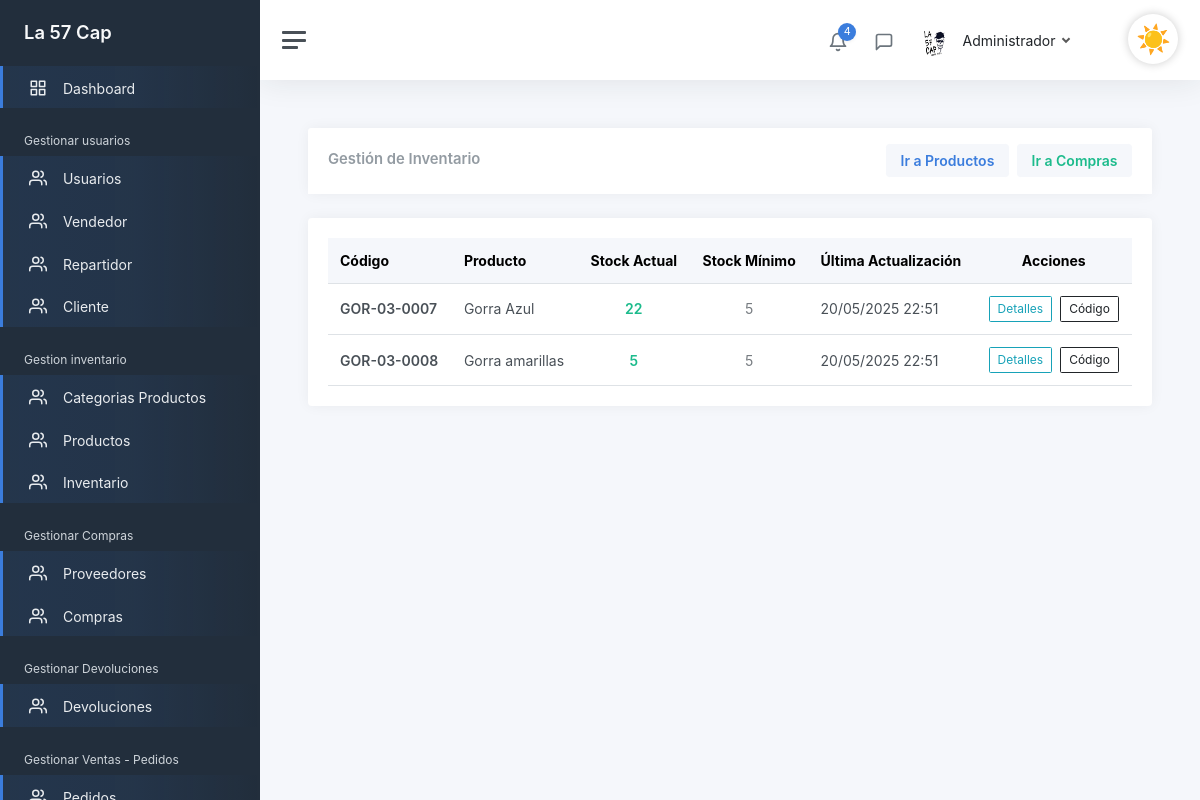
The page /admin/InventarioGeneral (signed in) on the database as committed earlier.
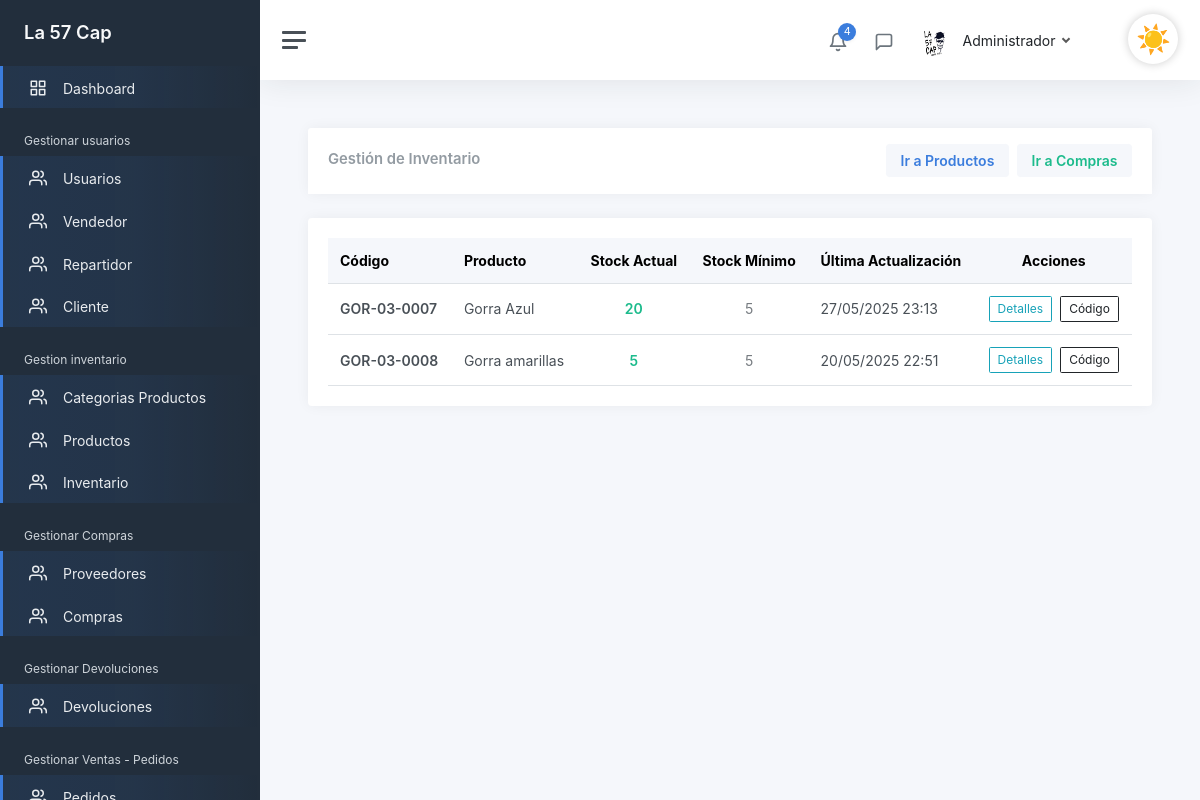
The same page on the database as committed later.
### tables this page shows
CREATE TABLE `inventario`  (
  `idInventario` int(0) NOT NULL AUTO_INCREMENT,
  `cantidad_actual` int(0) NOT NULL,
  `cantidad_minima` int(0) NOT NULL,
  `fecha_actualizacion` datetime(0) NULL DEFAULT NULL,
  `producto_idproducto` int(0) NOT NULL,
  PRIMARY KEY (`idInventario`) USING BTREE,
  INDEX `fk_Inventario_producto1_idx`(`producto_idproducto`) USING BTREE,
  CONSTRAINT `fk_Inventario_producto1` FOREIGN KEY (`producto_idproducto`) REFERENCES `producto` (`idproducto`) ON DELETE RESTRICT ON UPDATE RESTRICT
);

CREATE TABLE `producto`  (
  `idproducto` int(0) NOT NULL AUTO_INCREMENT,
  `id_categoria` int(0) NOT NULL,
  `codigo_producto` varchar(45) NOT NULL,
  `nombre_producto` varchar(45) NOT NULL,
  `descripcion` varchar(200) NOT NULL,
  `precio` decimal(10, 2) NOT NULL,
  `eliminado` tinyint(0) NULL DEFAULT 0,
  `Foto` varchar(150) NULL DEFAULT NULL,
  PRIMARY KEY (`idproducto`) USING BTREE,
  INDEX `producto_categoria_idx`(`id_categoria`) USING BTREE,
  CONSTRAINT `producto_categoria` FOREIGN KEY (`id_categoria`) REFERENCES `categoria_producto` (`idcategoria_producto`) ON DELETE RESTRICT ON UPDATE RESTRICT
);

### controllers/InventarioController.php (called while the page is built, shortened)
<?php
class InventarioController
{
    public static function GestionarInventario(Router $router)
    {
        $registros = Inventario::obtenerTodoConProducto();
        $router->renderAdmin('Admin/inventario/GestionarInventario', [
            'titulo' => 'Inventario General',
            'registros' => $registros
        ]);
    }
}

### public/index.php (called while the page is built, shortened)
<?php
$router = new Router();
$router->get('/login', [LoginController::class, 'login']);
$router->post('/login', [LoginController::class, 'login']);
$router->get('/logout', [LoginController::class, 'logout']);
$router->get('/olvide-cuenta', [UsuarioController::class, 'olvide']);
$router->post('/olvide-cuenta', [UsuarioController::class, 'olvide']);
$router->get('/recuperar-cuenta', [UsuarioController::class, 'recuperar']);
$router->post('/recuperar-cuenta', [UsuarioController::class, 'recuperar']);
$router->get('/confirmar-cuenta', [UsuarioController::class, 'confirmarCuenta']);
$router->post('/confirmar-cuenta', [UsuarioController::class, 'confirmarCuenta']);
$router->get('/crear-cuenta', [RegistroController::class, 'crearCuenta']);
$router->post('/crear-cuenta', [RegistroController::class, 'crearCuenta']);
$router->get('/mensaje-confirmacion', [RegistroController::class, 'mensajeConfirmacion']);
$router->get('/reenviar-confirmacion', [RegistroController::class, 'reenviarConfirmacion']);
$router->post('/reenviar-confirmacion', [RegistroController::class, 'reenviarConfirmacion']);
$router->get('/', [LandingController::class, 'index']);
$router->get('/cliente/pedidos', [ClientePanelController::class, 'pedidos']);
$router->get('/cliente/devolucion', [ClienteController::class, 'solicitarDevolucion']);
$router->post('/cliente/devolucion', [ClienteController::class, 'registrarDevolucion']);
$router->post('/cliente/devolucion/guardar', [ClienteController::class, 'guardarDevolucion']);
$router->get('/tienda', [TiendaController::class, 'shop']);
$router->post('/tienda', fn: [TiendaController::class, 'shop']);
$router->get('/producto', [ProductoController::class, 'ver']);
$router->get('/carrito', [CarritoController::class, 'mostrar']);
$router->get('/carrito/agregar', [CarritoController::class, 'agregar']);
$router->get('/carrito/eliminar', [CarritoController::class, 'eliminar']);
$router->post('/carrito/actualizar', [CarritoController::class, 'actualizar']);
$router->get('/checkout', [CheckoutController::class, 'mostrar']);
$router->post('/checkout/confirmar', [CheckoutController::class, 'confirmar']);
$router->get('/checkout/exito', [CheckoutController::class, 'exito']);
$router->get('/cliente/pedido', [ClienteController::class, 'pedido']);
$router->post('/cliente/calificar', [ClientePanelController::class, 'calificarPedido']);
$router->get('/cliente/calificar', [ClientePanelController::class, 'calificarPedido']);
$router->get('/SobreNosotros', [LandingController::class, 'about']);
$router->get('/Contactanos', [LandingController::class, 'contact']);
$router->get('/admin', [AdminController::class, 'Admin']);
$router->post('/admin', [AdminController::class, 'Admin']);
$router->get('/admin/GestionarUsuario', [UsuarioController::class, 'GestionarUsuario']);
$router->post('/admin/GestionarUsuario', [UsuarioController::class, 'GestionarUsuario']);
$router->get('/admin/CrearUsuario', [UsuarioController::class, 'crearUsuario']);
$router->post('/admin/CrearUsuario', [UsuarioController::class, 'crearUsuario']);
$router->get('/admin/ActualizarUsuario', [UsuarioController::class, 'ActualizarUsuario']);
$router->post('/admin/ActualizarUsuario', [UsuarioController::class, 'ActualizarUsuario']);
$router->get('/admin/EliminarUsuario', [UsuarioController::class, 'EliminarUsuario']);
$router->post('/admin/EliminarUsuario', [UsuarioController::class, 'EliminarUsuario']);
$router->get('/admin/Dashboard', [DashBoardController::class, 'Dashboard']);
$router->post('/admin/Dashboard', [DashBoardController::class, 'Dashboard']);
$router->get('/admin/GestionarCliente', [ClienteController::class, 'GestionarCliente']);
$router->post('/admin/GestionarCliente', [ClienteController::class, 'GestionarCliente']);
$router->get('/admin/GestionarVendedores', [VendedorController::class, 'GestionarVendedores']);
$router->post('/admin/GestionarVendedores', [VendedorController::class, 'GestionarVendedores']);
$router->get('/admin/CrearVendedor', [VendedorController::class, 'crearvendedor']);
$router->post('/admin/CrearVendedor', [VendedorController::class, 'crearvendedor']);
$router->get('/admin/ActualizarVendedor', [VendedorController::class, 'ActualizarVendedor']);
$router->post('/admin/ActualizarVendedor', [VendedorController::class, 'ActualizarVendedor']);
$router->post('/admin/EliminarVendedor', [VendedorController::class, 'EliminarVendedor']);
$router->get('/admin/GestionarRepartidor', [RepartidorControllers::class, 'GestionarRepartidores']);
$router->post('/admin/GestionarRepartidor', [RepartidorControllers::class, 'GestionarRepartidores']);
$router->get('/admin/CrearRepartidor', [RepartidorControllers::class, 'CrearRepartidor']);
$router->post('/admin/CrearRepartidor', [RepartidorControllers::class, 'CrearRepartidor']);
$router->get('/admin/ActualizarRepartidor', [RepartidorControllers::class, 'ActualizarRepartidor']);
$router->post('/admin/ActualizarRepartidor', [RepartidorControllers::class, 'ActualizarRepartidor']);
$router->post('/admin/EliminarRepartidor', [RepartidorControllers::class, 'EliminarRepartidor']);
$router->get('/admin/GestionarProveedores', [ProveedorController::class, 'GestionarProveedores']);
$router->post('/admin/GestionarProveedores', [ProveedorController::class, 'GestionarProveedores']);
$router->get('/admin/CrearProveedor', [ProveedorController::class, 'CrearProveedor']);
$router->post('/admin/CrearProveedor', [ProveedorController::class, 'CrearProveedor']);
$router->get('/admin/ActualizarProveedor', [ProveedorController::class, 'ActualizarProveedor']);
$router->post('/admin/ActualizarProveedor', [ProveedorController::class, 'ActualizarProveedor']);
$router->post('/admin/EliminarProveedor', [ProveedorController::class, 'EliminarProveedor']);
$router->get('/admin/GestionarCategoriaProducto', [CategoriaProductoController::class, 'GestionarCategorias']);
$router->post('/admin/GestionarCategoriaProducto', [CategoriaProductoController::class, 'GestionarCategorias']);
$router->get('/admin/CrearCategoriaProducto', [CategoriaProductoController::class, 'CrearCategoria']);
$router->post('/admin/CrearCategoriaProducto', [CategoriaProductoController::class, 'CrearCategoria']);
$router->get('/admin/ActualizarCategoriaProducto', [CategoriaProductoController::class, 'ActualizarCategoria']);
$router->post('/admin/ActualizarCategoriaProducto', [CategoriaProductoController::class, 'ActualizarCategoria']);
$router->post('/admin/EliminarCategoriaProducto', [CategoriaProductoController::class, 'EliminarCategoria']);
$router->get('/admin/GestionarProducto', [ProductoController::class, 'GestionarProductos']);
$router->post('/admin/GestionarProducto', [ProductoController::class, 'GestionarProductos']);
$router->get('/admin/CrearProducto', [ProductoController::class, 'CrearProducto']);
$router->post('/admin/CrearProducto', [ProductoController::class, 'CrearProducto']);
$router->get('/admin/ActualizarProducto', [ProductoController::class, 'ActualizarProducto']);
$router->post('/admin/ActualizarProducto', [ProductoController::class, 'ActualizarProducto']);
$router->post('/admin/EliminarProducto', [ProductoController::class, 'EliminarProducto']);
$router->get('/admin/GenerarCodigoBarras', [ProductoController::class, 'VerCodigoBarras']);
$router->get('/admin/DescargarCodigoBarras', [ProductoController::class, 'DescargarCodigoBarras']);
$router->get('/admin/VerProducto', [ProductoController::class, 'VerProducto']);
$router->get('/admin/InventarioGeneral', [InventarioController::class, 'GestionarInventario']);
$router->get('/admin/GestionarCompras', [CompraController::class, 'GestionarCompras']);
$router->get('/admin/CrearCompra', [CompraController::class, 'CrearCompra']);
$router->post('/admin/CrearCompra', [CompraController::class, 'CrearCompra']);
$router->get('/admin/DetalleCompra', [CompraController::class, 'VerDetalleCompra']);
$router->get('/admin/devoluciones', [DevolucionController::class, 'gestionar']);
$router->get('/admin/devoluciones/detalle', [DevolucionController::class, 'detalle']);
$router->post('/admin/devoluciones/aprobar', [DevolucionController::class, 'aprobar']);
$router->post('/admin/devoluciones/rechazar', [DevolucionController::class, 'rechazar']);
$router->post('/admin/devoluciones/visitar-tienda', [DevolucionController::class, 'visitarTienda']);
$router->get('/admin/historialPedidos', [AdminController::class, 'verPedidos']);
$router->get('/admin/calificaciones', [AdminController::class, 'verCalificaciones']);
$router->get('/admin/detalle-calificacion', [AdminController::class, 'detalleCalificacion']);
$router->get('/Vendedor', [VendedorController::class, 'Vendedor']);
$router->get('/vendedor/realizar-venta', [VendedorController::class, 'realizarVenta']);
$router->post('/vendedor/realizar-venta', [VendedorController::class, 'realizarVenta']);
$router->get('/vendedor/ticket', [VendedorController::class, 'ticket']);
$router->get('/vendedor/ticket-pdf', [VendedorController::class, 'ticketPDF']);
$router->get('/api/producto', [ApiVentaController::class, 'buscar']);
$router->get('/api/cliente', [ApiVentaController::class, 'buscarCliente']);
$router->get('/vendedor/pedidos', [VendedorController::class, 'listarPedidosPendientes']);
$router->get('/vendedor/inventario', [InventarioController::class, 'Inventario']);
$router->get('/vendedor/VerProducto', [VendedorController::class, 'VerProducto']);
$router->get('/vendedor/GenerarCodigoBarras', [VendedorController::class, 'VerCodigoBarras']);
$router->get('/vendedor/DescargarCodigoBarras', [VendedorController::class, 'DescargarCodigoBarras']);
$router->get('/vendedor/atender-pedido', [VendedorController::class, 'atenderPedido']);
$router->get('/vendedor/asignar-repartidor', [VendedorController::class, 'asignarRepartidorVista']);
$router->post('/vendedor/asignar-repartidor', [VendedorController::class, 'asignarRepartidor']);
$router->get('/Repartidor', [RepartidorControllers::class, 'Repartidor']);
$router->get('/repartidor/pedidos-en-camino', [RepartidorControllers::class, 'pedidosEnCamino']);
$router->post('/repartidor/confirmar-entrega', [RepartidorControllers::class, 'confirmarEntrega']);
$router->get('/repartidor/pedido', [RepartidorControllers::class, 'verDetalle']);
$router->comprobarRutas();

### models/Inventario.php (called while the page is built, shortened)
<?php
class Inventario extends ActiveRecord
{
    public static function obtenerTodoConProducto()
    {
        $query = "SELECT
                inventario.*,
                producto.codigo_producto,
                producto.nombre_producto
              FROM inventario
              LEFT JOIN producto ON inventario.producto_idproducto = producto.idproducto";
        $resultado = self::$db->query($query);
        $objetos = [];
        while ($registro = $resultado->fetch_object()) {
            $objetos[] = $registro;
        }
        return $objetos;
    }
}

### views/Admin/inventario/GestionarInventario.php (the view, shortened to what the changed rows need)
<div class="card">
    <div class="card-header d-flex justify-content-between align-items-center">
        <h2 class="card-title mb-0">Gestión de Inventario</h2>
    </div>
</div>
<div class="card mt-3">
    <div class="card-body table-responsive">
        <table class="table table-hover mb-0">
            <thead class="table-light">
                <tr>
                    <th>Código</th>
                    <th>Producto</th>
                    <th class="text-center">Stock Actual</th>
                    <th class="text-center">Stock Mínimo</th>
                    <th>Última Actualización</th>
                    <th class="text-center">Acciones</th>
                </tr>
            </thead>
            <tbody>
                <?php if (!empty($registros)): ?>
                    <?php foreach ($registros as $registro): ?>
                        <tr class="<?= $registro->cantidad_actual < $registro->cantidad_minima ? 'table-danger' : '' ?>">
                            <td><strong><?= $registro->codigo_producto ?></strong></td>
                            <td><?= $registro->nombre_producto ?></td>
                            <td class="text-center fw-bold <?= $registro->cantidad_actual < $registro->cantidad_minima ? 'text-danger' : 'text-success' ?>">
                                <?= $registro->cantidad_actual ?>
                            </td>
                            <td class="text-center text-muted">
                                <?= $registro->cantidad_minima ?>
                            </td>
                            <td><?= date('d/m/Y H:i', strtotime($registro->fecha_actualizacion)) ?></td>
                            <td class="text-center">
                                <div class="d-flex justify-content-center gap-2">
                                    <a href="/admin/VerProducto?id=<?= $registro->producto_idproducto ?>" class="btn btn-sm btn-outline-info">
                                        <i class="fas fa-eye"></i> Detalles
                                    </a>
                                    <a href="/admin/GenerarCodigoBarras?id=<?= $registro->producto_idproducto ?>" class="btn btn-sm btn-outline-dark">
                                        <i class="fas fa-barcode"></i> Código
                                    </a>
                                </div>
                            </td>
                        </tr>
                    <?php endforeach; ?>
                <?php else: ?>
                    <tr>
                        <td colspan="6" class="text-center text-muted">No hay registros de inventario.</td>
                    </tr>
                <?php endif; ?>
            </tbody>
        </table>
    </div>
</div>

Rows that differ between the two databases and show on the page:
changed inventario "GOR-03-0007": cantidad_actual "22" → "20"; fecha_actualizacion "20/05/2025 22:51" → "27/05/2025 23:13"
